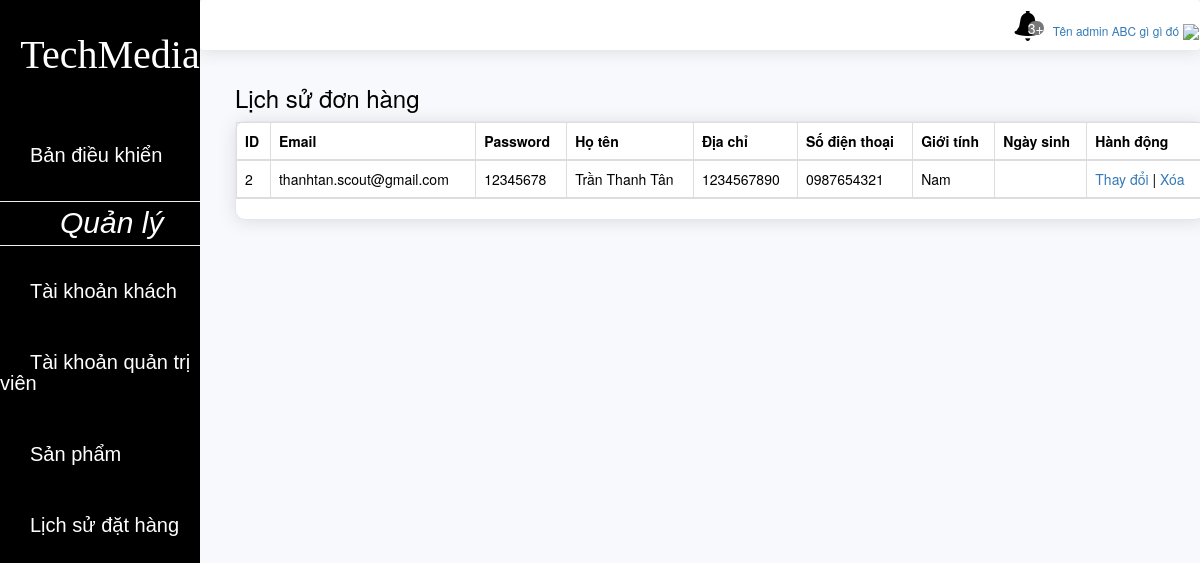
The app's page /src/ul/admins/index.php?src=adminTable with its own data.
### tables this page shows
CREATE TABLE IF NOT EXISTS `tbusers` (
  `IDUser` int(11) NOT NULL AUTO_INCREMENT,
  `EMAIL` varchar(50) NOT NULL,
  `PASSWORD` varchar(50) NOT NULL,
  `ROLE` tinyint(1) NOT NULL,
  `FULLNAME` varchar(50) NOT NULL,
  `Address` varchar(100) NOT NULL,
  `PHONE` varchar(10) NOT NULL,
  `GENDER` tinyint(1) DEFAULT NULL,
  `DOB` date DEFAULT NULL,
  `PROVINCE` varchar(50) NOT NULL,
  `JOIN-DATE` timestamp NOT NULL,
  PRIMARY KEY (`IDUser`),
  UNIQUE KEY `IDUser_2` (`IDUser`),
  KEY `ADDRESS` (`Address`),
  KEY `IDUser` (`IDUser`),
  KEY `IDUser_3` (`IDUser`)
);

### src/ul/admins/view/Tab/admin_table.php (the view, shortened to what this page needs)
<h1 class="h3 mb-2 text-gray-800">Lịch sử đơn hàng</h1>
<div class="card shadow mb-4">
    <div class="card-body">
        <div class="table-responsive">
            <table class="table table-bordered" id="dataTable" width="100%" cellspacing="0">
                <thead>
                    <tr>
                        <th>ID</th>
                        <th>Email</th>
                        <th>Password</th>
                        <th>Họ tên</th>
                        <th>Địa chỉ</th>
                        <th>Số điện thoại</th>
                        <th>Giới tính</th>
                        <th>Ngày sinh</th>
                        <th>Hành động</th>
                    </tr>
                    <?php
                    $sql = "select * from tbusers where ROLE = '1'";
                    $r = mysqli_query($link, $sql);
                    $a_flight = mysqli_fetch_all($r);
                    foreach ($a_flight as $item) {
                        echo '<tr>';
                        echo "<td id='ID'> $item[0] </td>";
                        echo "<td> $item[1] </td>";
                        echo "<td> $item[2] </td>";
                        echo "<td> $item[4] </td>";
                        echo "<td> $item[5] </td>";
                        echo "<td> $item[6] </td>";
                        if ($item[7]) {
                            $gender="Nam";
                        } else {
                            $gender="Nữ";
                        }
                        echo "<td> $gender </td>";
                        echo "<td> $item[8] </td>";
                        echo "<td>";
                        echo "<a href='?action=update&id=$item[0]&table=tbusers'>Thay đổi</a> | ";
                        echo "<a href='delete.php?code=$item[0]&table=tbusers'>Xóa</a>";
                        echo "</td>";
                        echo '</tr>';
                    }
                    ?>
            </table>
        </div>
    </div>
</div>

### src/ul/admins/library/css/main.css (style rules this page uses)
html { font-family: sans-serif; height: 100%; max-width: 100%!important; }
body { margin: 0; padding: 0; font-family: Nunito, -apple-system, BlinkMacSystemFont, "Segoe UI", Roboto, "Helvetica Neue", Arial, sans-serif, "Apple Color Emoji", "Segoe UI Emoji", "Segoe UI Symbol", "Noto Color Emoji"; font-size: 1rem; font-weight: 400; color: #858796; text-align: left; background-color: #fff; min-height: 100%!important; max-width: 100%!important; }
a { text-decoration: none; }
.shadow { box-shadow: 0 .15rem 1.75rem 0 rgba(58, 59, 69, .15); }
.mb-4, .my-4 { margin-bottom: 1.5rem!important; }
div { display: block; }
.container-fluid .card { position: relative; display: flex; flex-direction: column; min-width: 0; word-wrap: break-word; background-color: #fff; background-clip: border-box; border: 1px solid #e3e6f0; border-radius: 1rem; }

### records on screen
tbusers: IDUser "2", EMAIL "thanhtan.scout@gmail.com", PASSWORD "12345678", FULLNAME "Trần Thanh Tân", Address "1234567890", PHONE "0987654321", GENDER "Nam"
